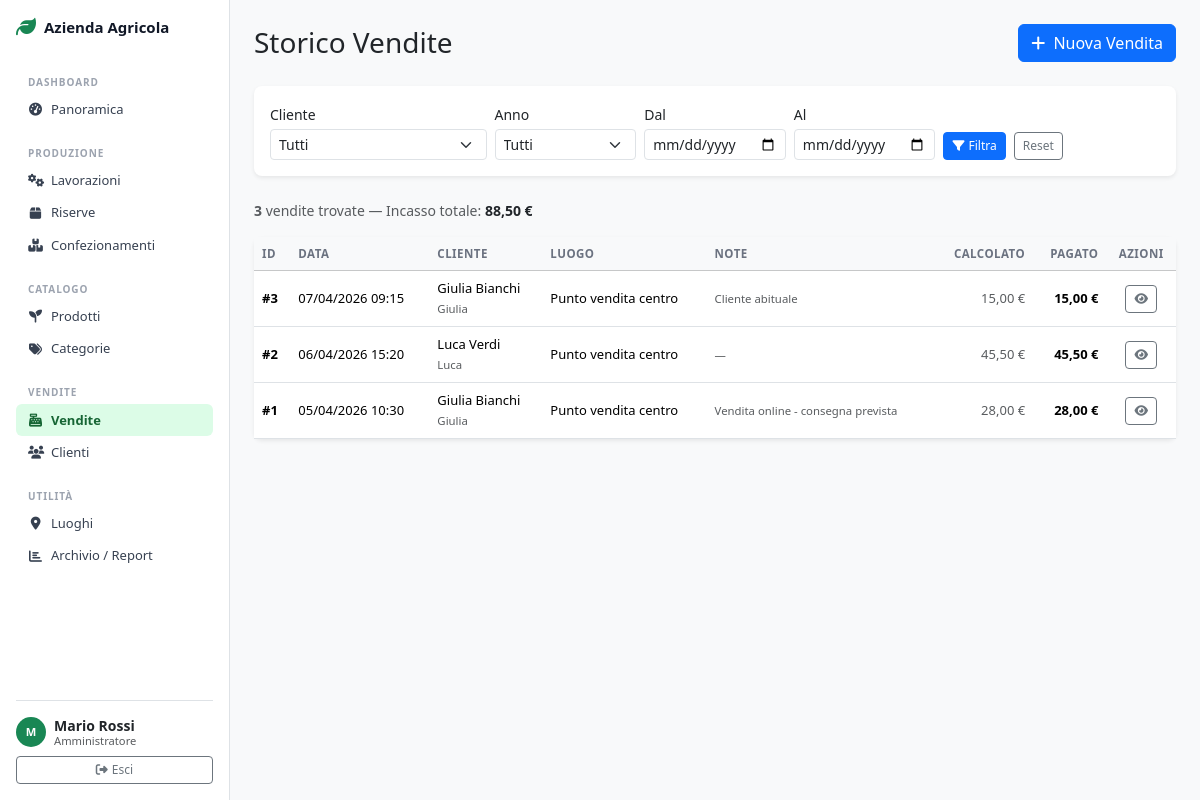
The page /admin/vendite.php (signed in) on the database its author committed.
### tables this page shows
CREATE TABLE IF NOT EXISTS VENDITA (
    idVendita INT AUTO_INCREMENT PRIMARY KEY,
    dataVendita DATETIME NOT NULL DEFAULT CURRENT_TIMESTAMP,
    totaleCalcolato DECIMAL(10, 2) NOT NULL DEFAULT 0.00,
    totalePagato DECIMAL(10, 2) NOT NULL DEFAULT 0.00,
    note TEXT NULL,
    idCliente INT NOT NULL,
    idLuogo INT NOT NULL,
    
    FOREIGN KEY (idCliente) REFERENCES CLIENTE(idCliente) ON DELETE RESTRICT,
    FOREIGN KEY (idLuogo) REFERENCES LUOGO(idLuogo) ON DELETE RESTRICT,
    INDEX idx_cliente (idCliente),
    INDEX idx_data (dataVendita),
    INDEX idx_luogo (idLuogo)
);

CREATE TABLE IF NOT EXISTS CLIENTE (
    idCliente INT AUTO_INCREMENT PRIMARY KEY,
    idUtente INT NULL,
    nome VARCHAR(150) NOT NULL,
    nickname VARCHAR(100) NULL,
    telefono VARCHAR(20) NULL,
    email VARCHAR(150) NULL,
    occasionale BOOLEAN NOT NULL DEFAULT FALSE,
    
    FOREIGN KEY (idUtente) REFERENCES UTENTE(idUtente) ON DELETE SET NULL,
    INDEX idx_occasionale (occasionale),
    INDEX idx_email (email)
);

CREATE TABLE IF NOT EXISTS LUOGO (
    idLuogo INT AUTO_INCREMENT PRIMARY KEY,
    nome VARCHAR(150) NOT NULL UNIQUE,
    indirizzo VARCHAR(255) NULL,
    tipo ENUM('campo', 'laboratorio', 'punto vendita', 'magazzino') NOT NULL,
    
    INDEX idx_tipo (tipo),
    INDEX idx_nome (nome)
);

### includes/db.php (called while the page is built, shortened)
<?php
function executeQuery($conn, $sql, $params = []) {
    $stmt = mysqli_prepare($conn, $sql);
    mysqli_stmt_execute($stmt);
    return $stmt;
}
function fetchAll($conn, $sql, $params = []) {
    $stmt   = executeQuery($conn, $sql, $params);
    $result = mysqli_stmt_get_result($stmt);
    $rows   = mysqli_fetch_all($result, MYSQLI_ASSOC);
    return $rows;
}

### includes/functions.php (called while the page is built, shortened)
<?php
function formatPrice($amount) {
    return number_format($amount, 2, ',', '.') . ' €';
}
function formatDate($date, $includeTime = false) {
    $timestamp = strtotime($date);
    if ($includeTime) {
        return date('d/m/Y H:i', $timestamp);
    }
    return date('d/m/Y', $timestamp);
}

### admin/vendite.php (the view, shortened to what this page needs)
<?php
require_once '../includes/db.php';
require_once '../includes/functions.php';
$dataInizio    = $_GET['dataInizio'] ?? null;
$dataFine      = $_GET['dataFine'] ?? null;
$sql = "SELECT v.*, c.nome as nomeCliente, c.nickname, l.nome as nomeLuogo
        FROM VENDITA v
        INNER JOIN CLIENTE c ON v.idCliente = c.idCliente
        INNER JOIN LUOGO l ON v.idLuogo = l.idLuogo
        WHERE 1=1";
$params = [];
$sql .= " ORDER BY v.dataVendita DESC LIMIT 100";
$vendite = fetchAll($pdo, $sql, $params);
include '../includes/header_admin.php';
?>
<div class="d-flex justify-content-between align-items-center mb-4">
    <h1 class="h3 mb-0">Storico Vendite</h1>
    <button class="btn btn-primary" data-bs-toggle="modal" data-bs-target="#modalNuovaVendita">
        <i class="fas fa-plus me-1"></i> Nuova Vendita
    </button>
</div>
<div class="card border-0 shadow-sm mb-4">
    <div class="card-body py-3">
        <form method="GET" class="row g-2 align-items-end">
            <div class="col-sm-3">
                <label class="form-label small mb-1">Cliente</label>
                <select name="idCliente" class="form-select form-select-sm">
                    <option value="">Tutti</option>
                </select>
            </div>
            <div class="col-sm-2">
                <label class="form-label small mb-1">Anno</label>
                <select name="anno" class="form-select form-select-sm">
                    <option value="">Tutti</option>
                </select>
            </div>
            <div class="col-sm-2">
                <label class="form-label small mb-1">Dal</label>
                <input type="date" name="dataInizio" class="form-control form-control-sm" value="<?php echo htmlspecialchars($dataInizio ?? ''); ?>">
            </div>
            <div class="col-sm-2">
                <label class="form-label small mb-1">Al</label>
                <input type="date" name="dataFine" class="form-control form-control-sm" value="<?php echo htmlspecialchars($dataFine ?? ''); ?>">
            </div>
            <div class="col-sm-3">
                <button type="submit" class="btn btn-sm btn-primary me-1">
                    <i class="fas fa-filter me-1"></i>Filtra
                </button>
                <a href="/admin/vendite.php" class="btn btn-sm btn-outline-secondary">Reset</a>
            </div>
        </form>
    </div>
</div>
<?php
$totaleVendite = count($vendite);
$importoTot = array_sum(array_column($vendite, 'totalePagato'));
?>
<div class="mb-3 text-muted small">
    <strong><?php echo $totaleVendite; ?></strong> vendite trovate —
    Incasso totale: <strong class="text-dark"><?php echo formatPrice($importoTot); ?></strong>
</div>
<div class="card border-0 shadow-sm">
    <div class="card-body p-0">
        <div class="table-responsive">
            <table class="table table-hover align-middle mb-0">
                <thead class="table-light">
                    <tr>
                        <th>ID</th>
                        <th>Data</th>
                        <th>Cliente</th>
                        <th>Luogo</th>
                        <th>Note</th>
                        <th class="text-end">Calcolato</th>
                        <th class="text-end">Pagato</th>
                        <th class="text-center">Azioni</th>
                    </tr>
                </thead>
                <tbody>
                    <?php if (empty($vendite)): ?>
                        <tr><td colspan="8" class="text-center text-muted py-4">Nessuna vendita trovata</td></tr>
                    <?php else: ?>
                    <?php foreach ($vendite as $v): ?>
                        <tr>
                            <td><strong>#<?php echo $v['idVendita']; ?></strong></td>
                            <td><?php echo formatDate($v['dataVendita'], true); ?></td>
                            <td>
                                <div><?php echo htmlspecialchars($v['nomeCliente']); ?></div>
                                <?php if ($v['nickname']): ?>
                                    <small class="text-muted"><?php echo htmlspecialchars($v['nickname']); ?></small>
                                <?php endif; ?>
                            </td>
                            <td><?php echo htmlspecialchars($v['nomeLuogo']); ?></td>
                            <td><small class="text-muted"><?php echo htmlspecialchars($v['note'] ?? '—'); ?></small></td>
                            <td class="text-end text-muted"><?php echo formatPrice($v['totaleCalcolato']); ?></td>
                            <td class="text-end">
                                <strong class="<?php echo $v['totalePagato'] < $v['totaleCalcolato'] ? 'text-warning' : ''; ?>">
                                    <?php echo formatPrice($v['totalePagato']); ?>
                                </strong>
                            </td>
                            <td class="text-center">
                                <a href="/admin/vendita-dettaglio.php?id=<?php echo $v['idVendita']; ?>"
                                   class="btn btn-sm btn-outline-secondary" title="Dettaglio">
                                    <i class="fas fa-eye"></i>
                                </a>
                            </td>
                        </tr>
                    <?php endforeach; ?>
                    <?php endif; ?>
                </tbody>
            </table>
        </div>
    </div>
</div>
<?php include '../includes/footer.php'; ?>

### css/admin.css (style rules this page uses)
.card { border-radius: 8px; }
.table thead th { font-size: .72rem; font-weight: 600; text-transform: uppercase; letter-spacing: .04em; color: #6b7280; white-space: nowrap; border-bottom-width: 1px; }
.table td { font-size: .8125rem; vertical-align: middle; }
.btn-sm { font-size: .75rem; }

### rows shown on the page
vendita: idVendita "3", dataVendita "07/04/2026 09:15", idCliente.nome "Giulia Bianchi", idCliente.nickname "Giulia", idLuogo.nome "Punto vendita centro", note "Cliente abituale", totaleCalcolato "15,00 €", totalePagato "15,00 €"
vendita: idVendita "2", dataVendita "06/04/2026 15:20", idCliente.nome "Luca Verdi", idCliente.nickname "Luca", idLuogo.nome "Punto vendita centro", note "—", totaleCalcolato "45,50 €", totalePagato "45,50 €"
vendita: idVendita "1", dataVendita "05/04/2026 10:30", idCliente.nome "Giulia Bianchi", idCliente.nickname "Giulia", idLuogo.nome "Punto vendita centro", note "Vendita online - consegna prevista", totaleCalcolato "28,00 €", totalePagato "28,00 €"

### other values the page prints
APP_NAME "Azienda Agricola"
substr(getUserName(), 0, 1) "M"
getUserName() "Mario Rossi"
$totaleVendite "3"
formatPrice($importoTot) "88,50 €"
